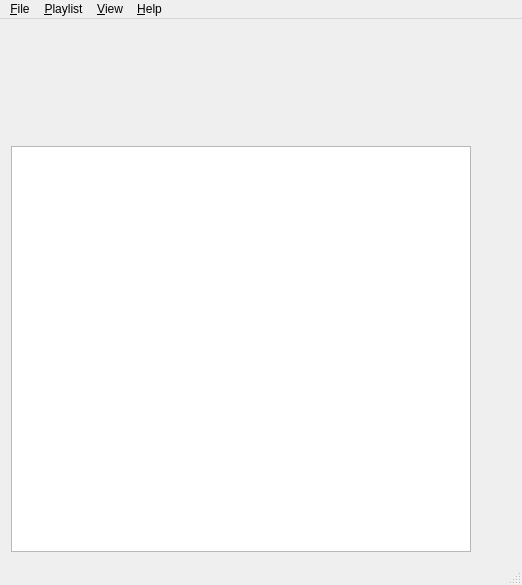
<?xml version="1.0" encoding="UTF-8"?>
<ui version="4.0">
 <class>FluxPlayerClass</class>
 <widget class="QMainWindow" name="FluxPlayerClass">
  <property name="geometry">
   <rect>
    <x>0</x>
    <y>0</y>
    <width>522</width>
    <height>585</height>
   </rect>
  </property>
  <property name="windowTitle">
   <string>fluxplayer</string>
  </property>
  <widget class="QWidget" name="centralWidget">
   <layout class="QVBoxLayout" name="verticalLayout">
    <item>
     <widget class="FXPlayerControlWidget" name="playerControlWidget" native="true">
      <property name="minimumSize">
       <size>
        <width>0</width>
        <height>110</height>
       </size>
      </property>
     </widget>
    </item>
    <item>
     <layout class="QHBoxLayout" name="horizontalLayout">
      <property name="spacing">
       <number>0</number>
      </property>
      <item>
       <widget class="FXTableView" name="playlistView"/>
      </item>
      <item>
       <widget class="FXVerticalAudioMeterWidget" name="levelMeter" native="true">
        <property name="minimumSize">
         <size>
          <width>40</width>
          <height>0</height>
         </size>
        </property>
       </widget>
      </item>
     </layout>
    </item>
   </layout>
  </widget>
  <widget class="QMenuBar" name="menuBar">
   <property name="geometry">
    <rect>
     <x>0</x>
     <y>0</y>
     <width>522</width>
     <height>22</height>
    </rect>
   </property>
   <widget class="QMenu" name="menu_File">
    <property name="title">
     <string>&amp;File</string>
    </property>
    <addaction name="actionNew_Playlist"/>
    <addaction name="actionOpen_playlist"/>
    <addaction name="actionSave_playlist"/>
    <addaction name="actionSave_Playlist_As"/>
    <addaction name="separator"/>
    <addaction name="actionAudio_Settings"/>
    <addaction name="actionConfiguration"/>
    <addaction name="separator"/>
    <addaction name="actionExit"/>
   </widget>
   <widget class="QMenu" name="menu_Help">
    <property name="title">
     <string>&amp;Help</string>
    </property>
    <addaction name="actionHelp"/>
    <addaction name="separator"/>
    <addaction name="actionAbout"/>
   </widget>
   <widget class="QMenu" name="menu_Playlist">
    <property name="title">
     <string>&amp;Playlist</string>
    </property>
    <addaction name="actionAddMedia"/>
    <addaction name="actionAddMediaFolder"/>
    <addaction name="actionAdd_Media_URL"/>
    <addaction name="separator"/>
    <addaction name="actionRepeat"/>
    <addaction name="actionAuto_Populate"/>
    <addaction name="separator"/>
    <addaction name="actionRandomize"/>
   </widget>
   <widget class="QMenu" name="menu_View">
    <property name="title">
     <string>&amp;View</string>
    </property>
    <addaction name="actionToggleCountdown"/>
    <addaction name="actionToggle_Player_Detail"/>
    <addaction name="separator"/>
    <addaction name="actionPlaylistNumbering"/>
   </widget>
   <addaction name="menu_File"/>
   <addaction name="menu_Playlist"/>
   <addaction name="menu_View"/>
   <addaction name="menu_Help"/>
  </widget>
  <widget class="QStatusBar" name="statusBar"/>
  <action name="actionAbout">
   <property name="text">
    <string>&amp;About fluxplayer</string>
   </property>
  </action>
  <action name="actionExit">
   <property name="text">
    <string>E&amp;xit</string>
   </property>
   <property name="shortcut">
    <string>Ctrl+W</string>
   </property>
  </action>
  <action name="actionRandomize">
   <property name="text">
    <string>R&amp;andomize Playlist</string>
   </property>
   <property name="shortcut">
    <string>Ctrl+R</string>
   </property>
  </action>
  <action name="actionAdd_tracks">
   <property name="text">
    <string>Add tracks...</string>
   </property>
  </action>
  <action name="actionDevice_configuration">
   <property name="text">
    <string>Device configuration</string>
   </property>
  </action>
  <action name="actionConfiguration">
   <property name="text">
    <string>&amp;Configuration</string>
   </property>
   <property name="shortcut">
    <string>Ctrl+,</string>
   </property>
  </action>
  <action name="actionToggleCountdown">
   <property name="checkable">
    <bool>true</bool>
   </property>
   <property name="checked">
    <bool>true</bool>
   </property>
   <property name="text">
    <string>Show &amp;Countdown</string>
   </property>
   <property name="shortcut">
    <string>C</string>
   </property>
  </action>
  <action name="actionRepeat">
   <property name="checkable">
    <bool>true</bool>
   </property>
   <property name="checked">
    <bool>true</bool>
   </property>
   <property name="text">
    <string>&amp;Repeat</string>
   </property>
  </action>
  <action name="actionOpen_playlist">
   <property name="text">
    <string>&amp;Open Playlist</string>
   </property>
   <property name="shortcut">
    <string>Ctrl+O</string>
   </property>
  </action>
  <action name="actionSave_playlist">
   <property name="text">
    <string>&amp;Save Playlist</string>
   </property>
   <property name="shortcut">
    <string>Ctrl+S</string>
   </property>
  </action>
  <action name="actionSave_Playlist_As">
   <property name="text">
    <string>Save Playlist &amp;As</string>
   </property>
   <property name="shortcut">
    <string>Ctrl+Shift+S</string>
   </property>
  </action>
  <action name="actionNew_Playlist">
   <property name="text">
    <string>&amp;New Playlist</string>
   </property>
   <property name="shortcut">
    <string>Ctrl+N</string>
   </property>
  </action>
  <action name="actionAddMedia">
   <property name="text">
    <string>Add &amp;Media File</string>
   </property>
   <property name="shortcut">
    <string>Ctrl+I</string>
   </property>
  </action>
  <action name="actionAddMediaFolder">
   <property name="text">
    <string>Add Media &amp;Folder</string>
   </property>
   <property name="shortcut">
    <string>Ctrl+Shift+I</string>
   </property>
  </action>
  <action name="actionAdd_Media_URL">
   <property name="text">
    <string>Add Media &amp;URL</string>
   </property>
   <property name="shortcut">
    <string>Ctrl+U</string>
   </property>
  </action>
  <action name="actionHistory">
   <property name="text">
    <string>History</string>
   </property>
   <property name="shortcut">
    <string>Ctrl+H</string>
   </property>
  </action>
  <action name="actionAuto_Populate">
   <property name="checkable">
    <bool>true</bool>
   </property>
   <property name="text">
    <string>Auto Populate</string>
   </property>
  </action>
  <action name="actionHelp">
   <property name="text">
    <string>View &amp;Help</string>
   </property>
   <property name="shortcut">
    <string>F1</string>
   </property>
  </action>
  <action name="actionToggle_Player_Detail">
   <property name="checkable">
    <bool>true</bool>
   </property>
   <property name="text">
    <string>Show Player Detail</string>
   </property>
   <property name="shortcut">
    <string>D</string>
   </property>
  </action>
  <action name="actionAudio_Settings">
   <property name="text">
    <string>A&amp;udio Settings</string>
   </property>
   <property name="shortcut">
    <string>Ctrl+Shift+,</string>
   </property>
  </action>
  <action name="actionPlaylistNumbering">
   <property name="checkable">
    <bool>true</bool>
   </property>
   <property name="text">
    <string>Absolute Track Numbering</string>
   </property>
  </action>
 </widget>
 <layoutdefault spacing="6" margin="11"/>
 <customwidgets>
  <customwidget>
   <class>FXPlayerControlWidget</class>
   <extends>QWidget</extends>
   <header>fxplayercontrolwidget.h</header>
   <container>1</container>
  </customwidget>
  <customwidget>
   <class>FXTableView</class>
   <extends>QTableView</extends>
   <header>fxtableview.h</header>
  </customwidget>
  <customwidget>
   <class>FXVerticalAudioMeterWidget</class>
   <extends>QWidget</extends>
   <header>fxverticalaudiometerwidget.h</header>
   <container>1</container>
  </customwidget>
 </customwidgets>
 <resources>
  <include location="fluxplayer.qrc"/>
 </resources>
 <connections>
  <connection>
   <sender>actionExit</sender>
   <signal>triggered()</signal>
   <receiver>FluxPlayerClass</receiver>
   <slot>close()</slot>
   <hints>
    <hint type="sourcelabel">
     <x>-1</x>
     <y>-1</y>
    </hint>
    <hint type="destinationlabel">
     <x>259</x>
     <y>181</y>
    </hint>
   </hints>
  </connection>
 </connections>
</ui>
